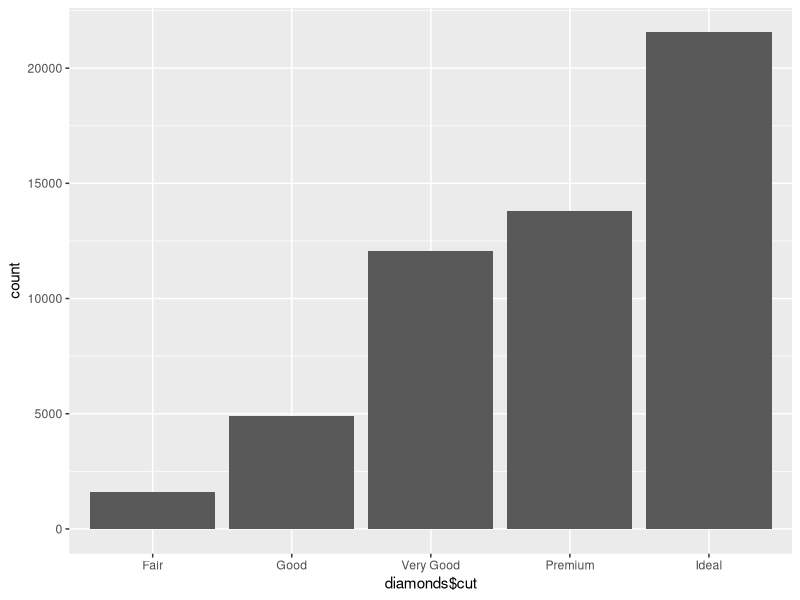
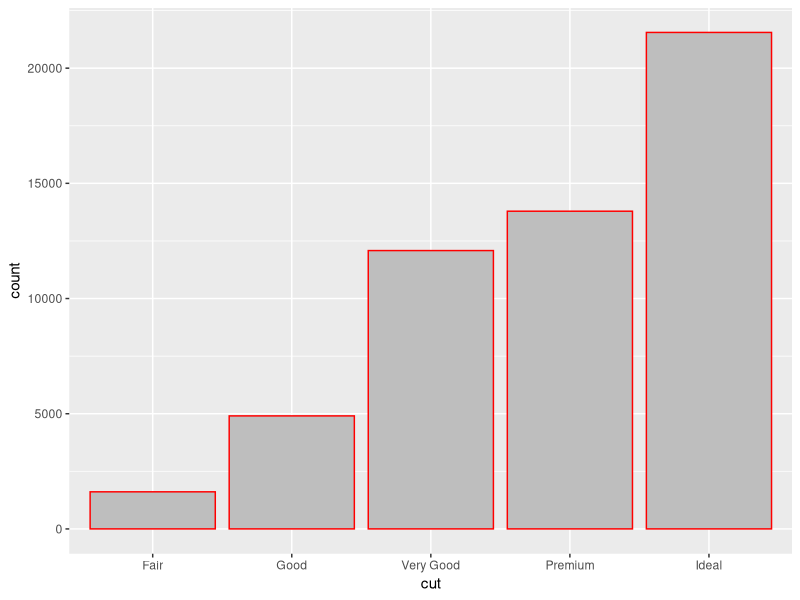
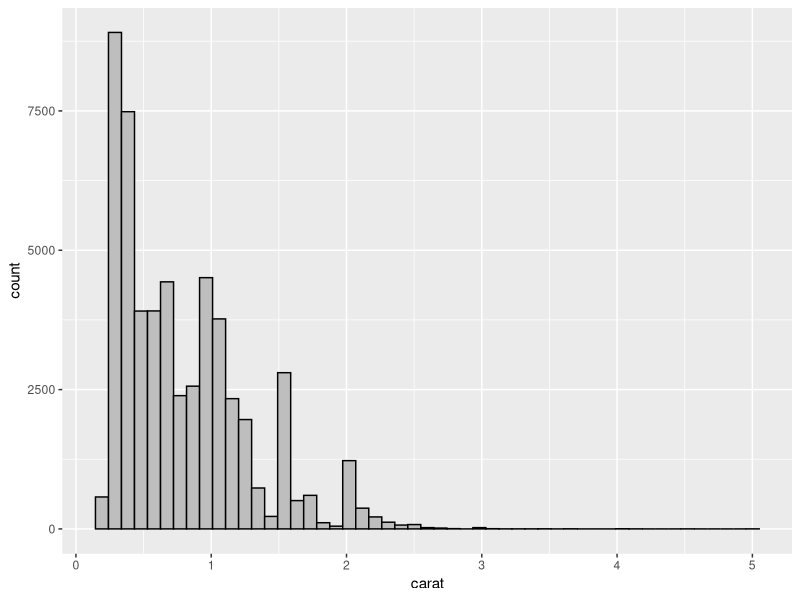
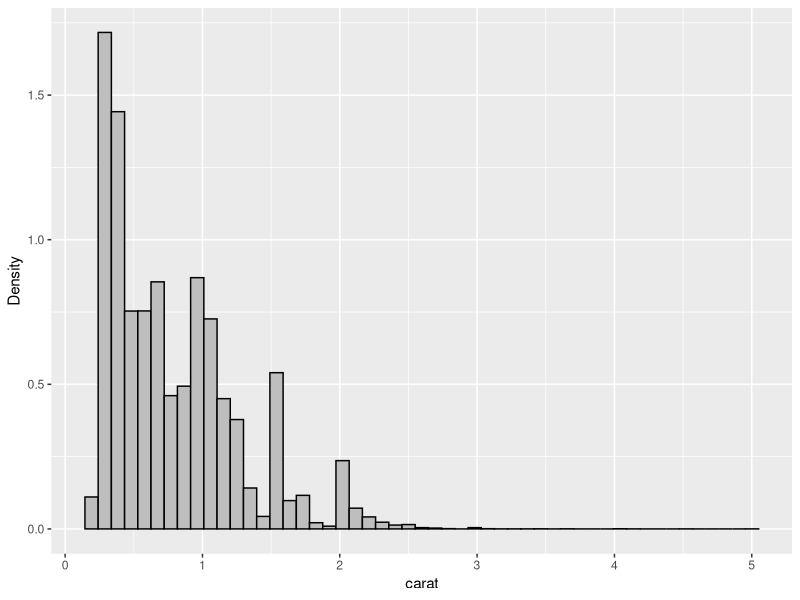
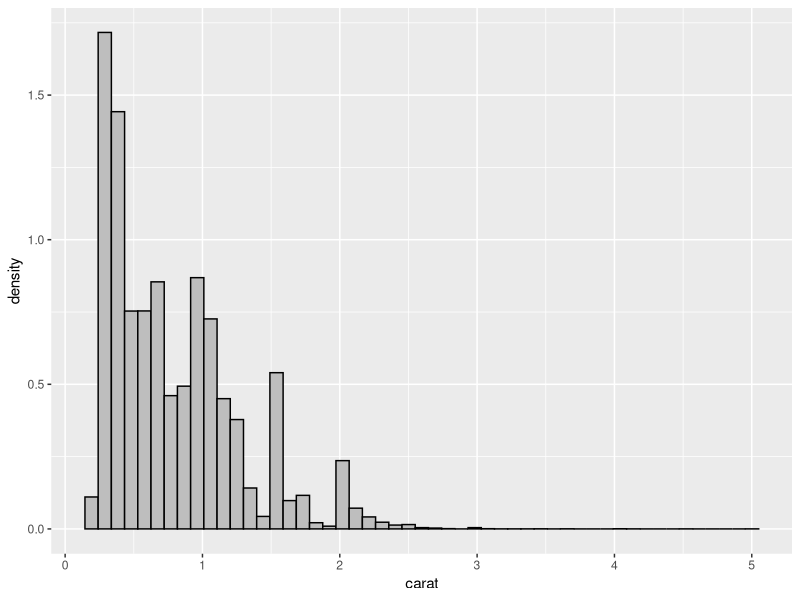
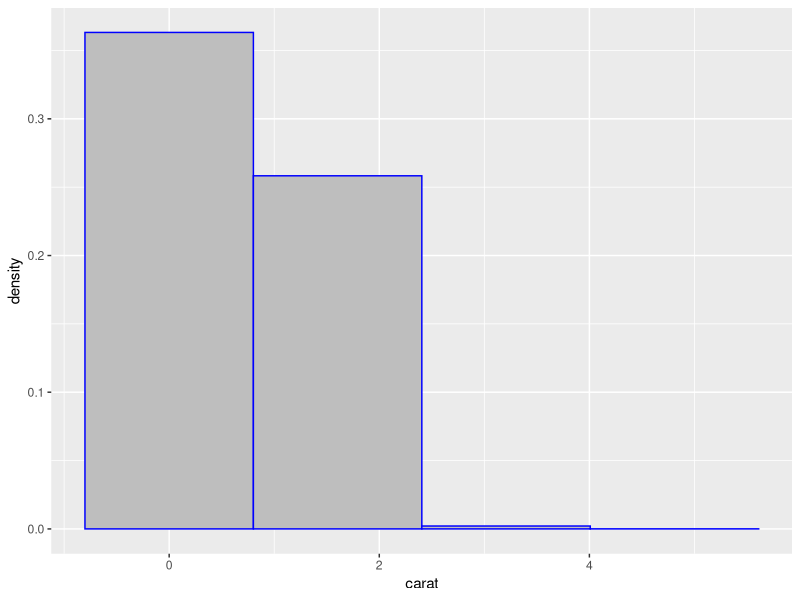
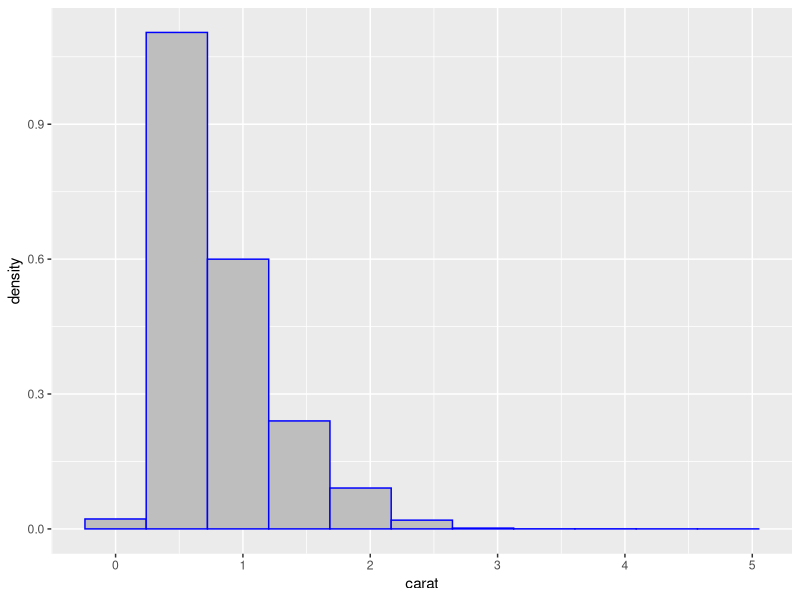
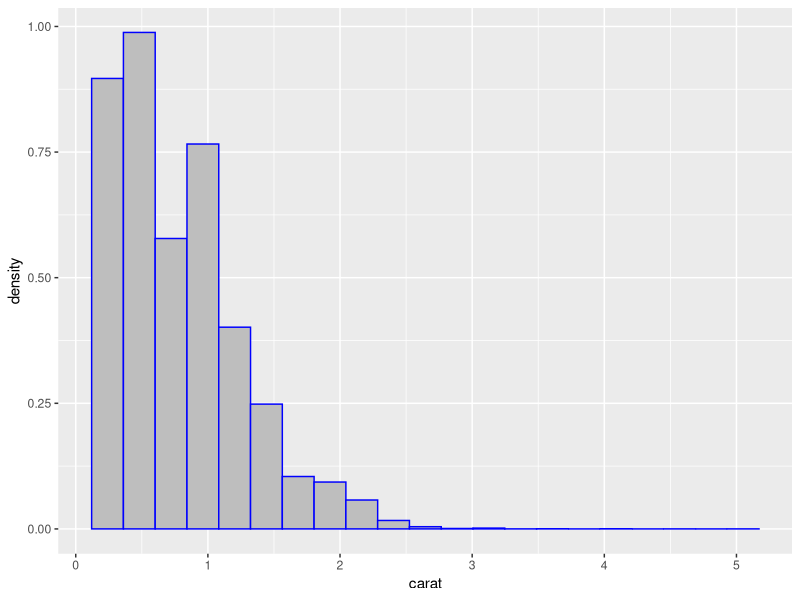

The R script that drew these images, in order:
## ---- chunk 1
require(ggplot2)
require(grid)
data(diamonds)
str(diamonds)
str(diamonds[1])
str(diamonds$carat)
str(diamonds[[1]])
str(diamonds$cut)
class(str(diamonds[2]))
class(str(diamonds[[2]]))
class(diamonds[[2]])
## ---- chunk 2
cut_bargraph_1 <- ggplot(diamonds, aes(x=diamonds$cut))
str(cut_bargraph_1)
cut_bargraph_1 + geom_bar() 

cut_bargraph_2 <- ggplot(diamonds[2], aes(x=diamonds[[2]]))
str(cut_bargraph_2)
cut_bargraph_2 <- cut_bargraph_2 + geom_bar(fill="gray", colour="red") + labs(x=names(diamonds)[2])
str(cut_bargraph_2)
print(cut_bargraph_2)
str(names(diamonds))
class(names(diamonds)[2])
cut_bargraph_2[2]
str(colnames(diamonds)[2])
rownames(diamonds)
## ---- chunk 3
Test_Frame <- diamonds[1]
bin50 <- (max(Test_Frame[[1]])-min(Test_Frame[[1]]))/50
Test_Plot <- ggplot(Test_Frame, aes(x=Test_Frame[[1]]))
Test_Plot <- Test_Plot +
  geom_histogram(colour = 'black',
                 fill = 'gray',
                 binwidth=bin50) +
  labs(x=names(Test_Frame)[[1]])
print(Test_Plot)
## ---- chunk 4
Test_Plot <- Test_Plot + aes(y=..density..) 

Test_Plot + labs(y="Density")
## ---- chunk 5
Test_Plot <- ggplot(Test_Frame, aes(x=Test_Frame[[1]]))
Test_Plot <- Test_Plot + aes(y=..density..) +
  geom_histogram(colour = 'black',
                 fill = 'gray',
                 binwidth=bin50) +
  labs(x=names(Test_Frame)[[1]])
print(Test_Plot)
## ---- chunk 6
Test_Frame <- diamonds
binsizes <- c(3, 10, 20, 50, 75, 100)
for(i in 1:length(binsizes)){
  bins <- (max(Test_Frame[[1]])-min(Test_Frame[[1]]))/binsizes[i]
  Test_Plot <- ggplot(Test_Frame, aes(x=Test_Frame[[1]]))
  Test_Plot <- Test_Plot + aes(y=..density..) +
    geom_histogram(colour = 'blue',
                   fill = 'gray',
                   binwidth=bins) +
    labs(x=names(Test_Frame)[[1]])
  print(Test_Plot)
}
## ---- chunk 7
Handle_Num <- function(Num_Frame) 
{
  bin50 <- (max(Num_Frame[[1]])-min(Num_Frame[[1]]))/50
  Num_Plot <- ggplot(Num_Frame, aes(x=Num_Frame[[1]]))
  Num_Plot <- Num_Plot + aes(y=..density..) +
    geom_histogram(colour = 'gray',
                   fill = 'gray',
                   binwidth=bin50) +
    labs(x=names(Num_Frame)[[1]])
  print(Num_Plot)
}


Handle_Num(diamonds[1])

#Hmmm weird error - looks like my indexing is right.
#Let's google ggplot2 Error in eval(expr, envir, enclos) : object 'Num_Frame' not found 

#Added work around for scoping bug in ggplot
Handle_Num2 <- function(Num_Frame) 
{
  bin50 <- (max(Num_Frame[[1]])-min(Num_Frame[[1]]))/50
  Num_Plot <- ggplot(Num_Frame, aes(x=Num_Frame[[1]]),
                    environment = environment())
  Num_Plot <- Num_Plot + aes(y=..density..) +
    geom_histogram(colour = 'gray',
                   fill = 'gray',
                   binwidth=bin50) +
    labs(x=names(Num_Frame)[[1]])
  print(Num_Plot)
}

Handle_Num2(diamonds[1])

#Add loop in function for all variables, bin sizes and mean line
Plot_Num <- function(Num_Frame, Bin_Sizes) 
{
  for (i in 1:length(Num_Frame))
  {
    for (bins in 1:length(Bin_Sizes))
    {
      #Calculate bin size
      num_bins <- (max(Num_Frame[[i]])-min(Num_Frame[[i]]))/Bin_Sizes[bins]
      
      #Calculate the mean and label
      col_mean <- mean(Num_Frame[[i]])
      mean_Label = sprintf("%8.2f ", col_mean)
      
      #Plot regular count histogram
      Num_Plot <- ggplot(Num_Frame, aes(x=Num_Frame[[i]]),
                         environment = environment())
      Num_Plot <- Num_Plot +
        geom_histogram(colour = 'gray',
                       fill = 'gray',
                       binwidth=num_bins) +
        labs(x=names(Num_Frame)[[i]]) +
        geom_vline(xintercept=col_mean, colour='red') +
        annotate("text",x=col_mean,y=0,label=mean_Label,hjust=0)
      print(Num_Plot)
      
      #Plot denisty histogram
      print(Num_Plot + aes(y=..density..) + labs(y="Density"))
#       Num_Plot <- ggplot(Num_Frame, aes(x=Num_Frame[[i]]),
#                          environment = environment())
#       Num_Plot <- Num_Plot + aes(y=..density..) +
#         geom_histogram(colour = 'gray',
#                        fill = 'gray',
#                        binwidth=num_bins) +
#         labs(x=names(Num_Frame)[[i]]) +
#         geom_vline(xintercept=col_mean, colour='red') +
#         annotate("text",x=col_mean,y=0,label=mean_Label,hjust=0)
#       print(Num_Plot)
    } 
  }
}

#Test it
Plot_Num(diamonds[1], c(5,50))
